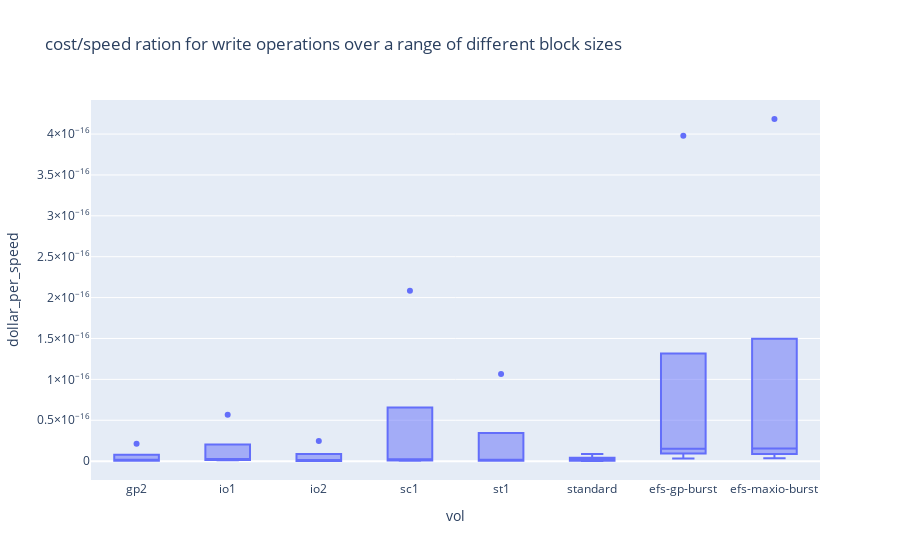
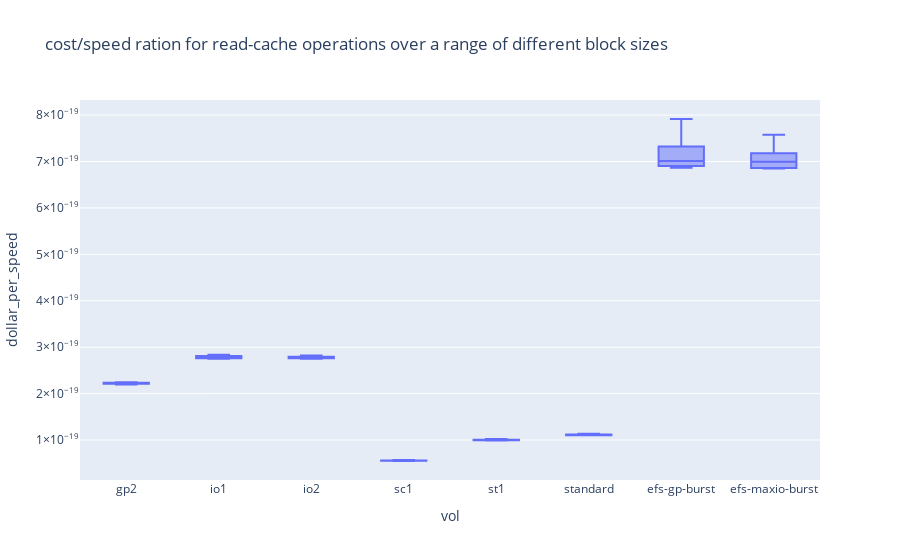
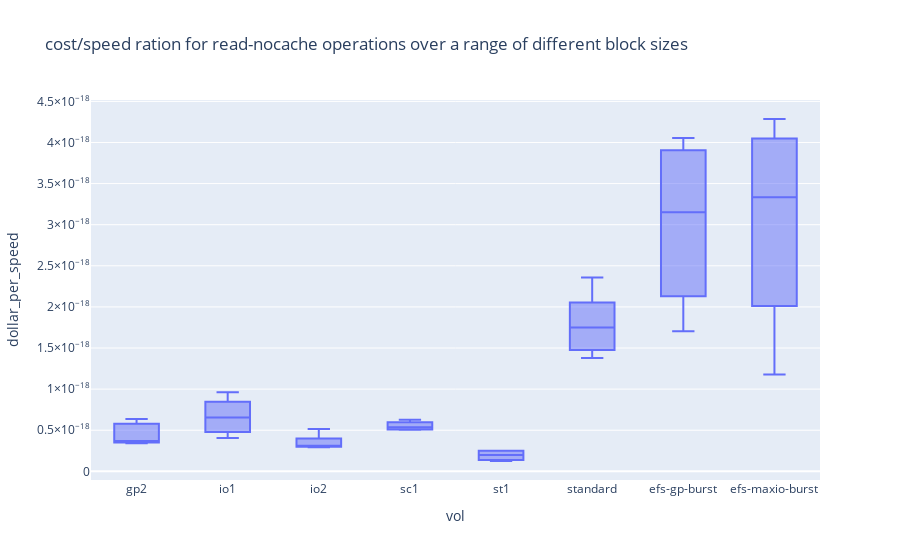

The notebook cell these images were saved under, in order:
### Code cell
for m in price_data['method'].unique():
    fig = px.box(price_data[price_data['method'] == m], x="vol", y="dollar_per_speed", title=f"cost/speed ration for {m} operations over a range of different block sizes")
    fig.show()
    fig.write_html(f'price_data_{m}.html')

### Figure 1 — Plotly figure (JSON) as saved in the notebook; plotly's stock layout.template omitted (floating-point values rounded to 4 significant figures)
{"data": [{"alignmentgroup": "True", "hovertemplate": "vol=%{x}<br>dollar_per_speed=%{y}<extra></extra>", "legendgroup": "", "marker": {"color": "#636efa"}, "name": "", "notched": false, "offsetgroup": "", "orientation": "v", "showlegend": false, "type": "box", "x": ["gp2", "gp2", "gp2", "gp2", "gp2", "io1", "io1", "io1", "io1", "io1", "io2", "io2", "io2", "io2", "io2", "sc1", "sc1", "sc1", "sc1", "sc1", "st1", "st1", "st1", "st1", "st1", "standard", "standard", "standard", "standard", "standard", "efs-gp-burst", "efs-gp-burst", "efs-gp-burst", "efs-gp-burst", "efs-gp-burst", "efs-maxio-burst", "efs-maxio-burst", "efs-maxio-burst", "efs-maxio-burst", "efs-maxio-burst"], "x0": " ", "xaxis": "x", "y": [2.128e-17, 3.448e-18, 7.143e-19, 4.274e-19, 6.757e-19, 5.682e-17, 8.17e-18, 2.144e-18, 1.344e-18, 1.214e-18, 2.451e-17, 3.472e-18, 7.716e-19, 2.129e-19, 1.636e-19, 2.083e-16, 1.786e-17, 2.273e-18, 7.102e-19, 5.855e-19, 1.066e-16, 1.047e-17, 1.308e-18, 4.128e-19, 3.409e-19, 8.621e-18, 2.451e-18, 3.311e-19, 2.89e-19, 4.386e-19, 3.979e-16, 4.286e-17, 1.515e-17, 1.132e-17, 3.212e-18, 4.184e-16, 6e-17, 1.538e-17, 1.053e-17, 3.429e-18], "y0": " ", "yaxis": "y"}], "layout": {"boxmode": "group", "legend": {"tracegroupgap": 0}, "title": {"text": "cost/speed ration for write operations over a range of different block sizes"}, "xaxis": {"anchor": "y", "domain": [0, 1], "title": {"text": "vol"}}, "yaxis": {"anchor": "x", "domain": [0, 1], "title": {"text": "dollar_per_speed"}}}}

### Figure 2 — Plotly figure (JSON) as saved in the notebook; plotly's stock layout.template omitted (floating-point values rounded to 4 significant figures)
{"data": [{"alignmentgroup": "True", "hovertemplate": "vol=%{x}<br>dollar_per_speed=%{y}<extra></extra>", "legendgroup": "", "marker": {"color": "#636efa"}, "name": "", "notched": false, "offsetgroup": "", "orientation": "v", "showlegend": false, "type": "box", "x": ["gp2", "gp2", "gp2", "gp2", "gp2", "io1", "io1", "io1", "io1", "io1", "io2", "io2", "io2", "io2", "io2", "sc1", "sc1", "sc1", "sc1", "sc1", "st1", "st1", "st1", "st1", "st1", "standard", "standard", "standard", "standard", "standard", "efs-gp-burst", "efs-gp-burst", "efs-gp-burst", "efs-gp-burst", "efs-gp-burst", "efs-maxio-burst", "efs-maxio-burst", "efs-maxio-burst", "efs-maxio-burst", "efs-maxio-burst"], "x0": " ", "xaxis": "x", "y": [2.247e-19, 2.232e-19, 2.232e-19, 2.217e-19, 2.198e-19, 2.834e-19, 2.803e-19, 2.778e-19, 2.765e-19, 2.753e-19, 2.822e-19, 2.784e-19, 2.784e-19, 2.765e-19, 2.753e-19, 5.695e-20, 5.568e-20, 5.556e-20, 5.531e-20, 5.482e-20, 1.023e-19, 1.002e-19, 1.002e-19, 9.956e-20, 9.912e-20, 1.136e-19, 1.111e-19, 1.114e-19, 1.106e-19, 1.101e-19, 7.916e-19, 7.126e-19, 7.009e-19, 6.912e-19, 6.865e-19, 7.576e-19, 7.042e-19, 6.993e-19, 6.865e-19, 6.849e-19], "y0": " ", "yaxis": "y"}], "layout": {"boxmode": "group", "legend": {"tracegroupgap": 0}, "title": {"text": "cost/speed ration for read-cache operations over a range of different block sizes"}, "xaxis": {"anchor": "y", "domain": [0, 1], "title": {"text": "vol"}}, "yaxis": {"anchor": "x", "domain": [0, 1], "title": {"text": "dollar_per_speed"}}}}

### Figure 3 — Plotly figure (JSON) as saved in the notebook; plotly's stock layout.template omitted (floating-point values rounded to 4 significant figures)
{"data": [{"alignmentgroup": "True", "hovertemplate": "vol=%{x}<br>dollar_per_speed=%{y}<extra></extra>", "legendgroup": "", "marker": {"color": "#636efa"}, "name": "", "notched": false, "offsetgroup": "", "orientation": "v", "showlegend": false, "type": "box", "x": ["gp2", "gp2", "gp2", "gp2", "gp2", "io1", "io1", "io1", "io1", "io1", "io2", "io2", "io2", "io2", "io2", "sc1", "sc1", "sc1", "sc1", "sc1", "st1", "st1", "st1", "st1", "st1", "standard", "standard", "standard", "standard", "standard", "efs-gp-burst", "efs-gp-burst", "efs-gp-burst", "efs-gp-burst", "efs-gp-burst", "efs-maxio-burst", "efs-maxio-burst", "efs-maxio-burst", "efs-maxio-burst", "efs-maxio-burst"], "x0": " ", "xaxis": "x", "y": [6.369e-19, 3.676e-19, 3.546e-19, 3.401e-19, 5.587e-19, 6.545e-19, 4.058e-19, 5.02e-19, 8.065e-19, 9.615e-19, 5.144e-19, 3.602e-19, 3.102e-19, 2.99e-19, 2.934e-19, 6.266e-19, 5.869e-19, 5.112e-19, 5.061e-19, 5.353e-19, 2.486e-19, 1.429e-19, 1.257e-19, 1.974e-19, 2.514e-19, 2.358e-18, 1.377e-18, 1.748e-18, 1.511e-18, 1.953e-18, 4.054e-18, 3.151e-18, 3.856e-18, 1.705e-18, 2.273e-18, 4.286e-18, 3.968e-18, 3.333e-18, 1.176e-18, 2.29e-18], "y0": " ", "yaxis": "y"}], "layout": {"boxmode": "group", "legend": {"tracegroupgap": 0}, "title": {"text": "cost/speed ration for read-nocache operations over a range of different block sizes"}, "xaxis": {"anchor": "y", "domain": [0, 1], "title": {"text": "vol"}}, "yaxis": {"anchor": "x", "domain": [0, 1], "title": {"text": "dollar_per_speed"}}}}
